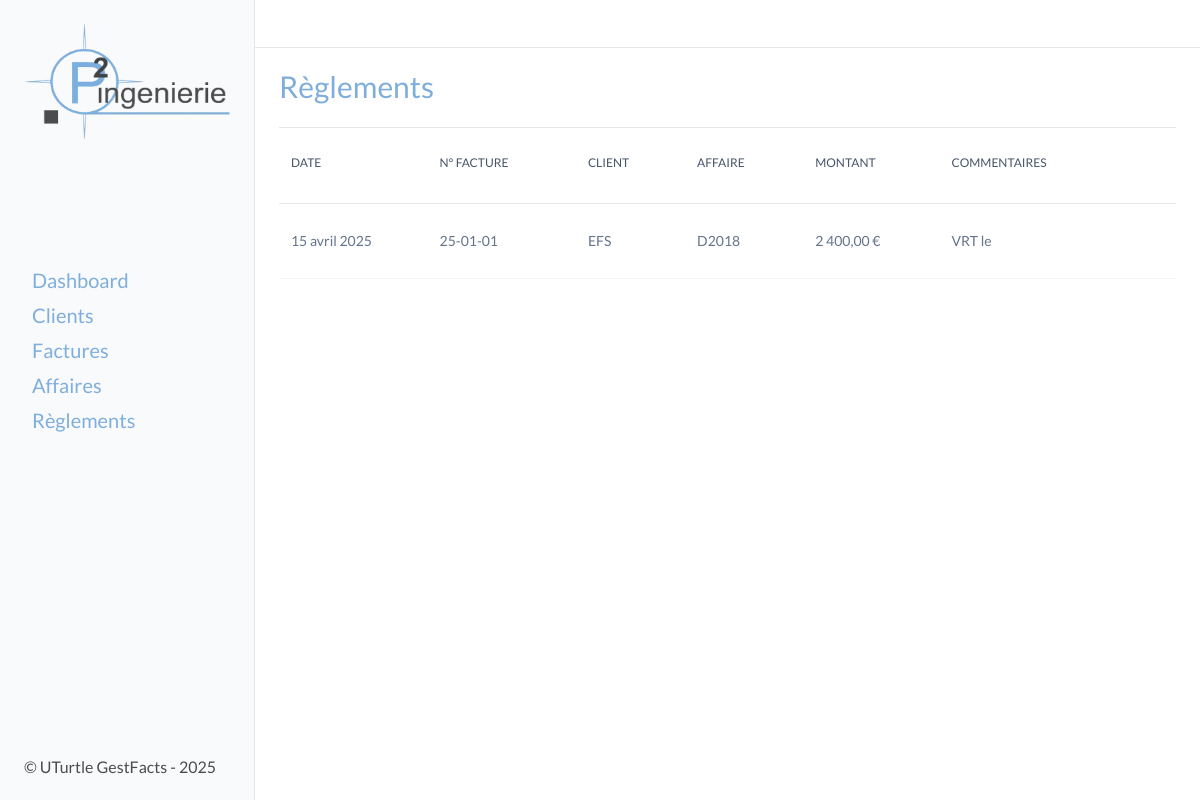
The app's page /factures/reglements/, older data.
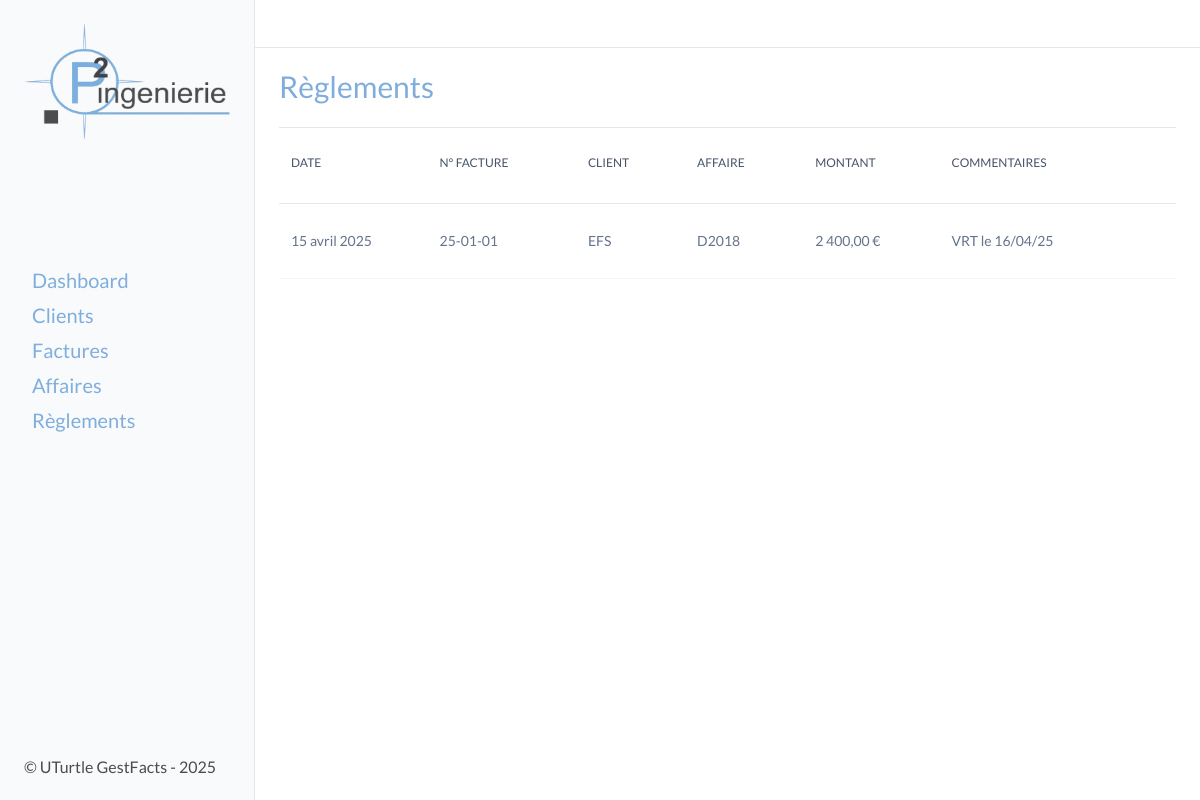
The same page, newer data.
### factures/models.py (models this page shows, shortened)
class Payment(models.Model):
    date = models.DateField()
    amount = models.DecimalField(max_digits=10, decimal_places=2)
    invoice = models.ForeignKey(Invoice, on_delete=models.CASCADE, related_name='payments')
    payment_method = models.CharField(max_length=50)
    class Meta:
        verbose_name = "Paiement"
        verbose_name_plural = "Paiements"
    def formatted_amount(self):
        return f"{self.amount:,.2f} €".replace(",", " ").replace(".", ",")

class Invoice(models.Model):
    TYPE_CHOICES = [
        ('facture', 'Facture'),
        ('avoir', 'Avoir'),
        ('proforma', 'Proforma'),
        ]
    STATUT_CHOICES = [
        ('a_payer', 'À payer'),
        ('partiellement_payee', 'Partiellement payée'),
        ('payee', 'Payée'),
        ('en_retard', 'En retard'),
        ('annulee', 'Annulée'),
    ]
    date = models.DateField()
    type = models.CharField(max_length=10, choices=TYPE_CHOICES, default='facture')
    affaire = models.ForeignKey('affaires.Affaire', on_delete=models.CASCADE, related_name="invoices")
    invoice_number = models.CharField(max_length=10, unique=True, db_index=True)
    client = models.ForeignKey('clients.Client', on_delete=models.SET_NULL, related_name='invoices', db_index=True, null=True)
    client_entity_name = models.CharField(max_length=100, blank=True, null=True)
    invoice_object = models.TextField(max_length=200)
    amount_ht = models.DecimalField(max_digits=10, decimal_places=2)
    vat_rate = models.DecimalField(max_digits=5, decimal_places=2, default=20.0)
    statut = models.CharField(max_length=20, choices=STATUT_CHOICES, default='a_payer')
    class Meta:
        verbose_name = "Facture"
        verbose_name_plural = "Factures"
    def __str__(self):
        client_name = self.client_entity_name if self.client is None else self.client.entity_name
        return self.invoice_number

### clients/models.py (models this page shows, shortened)
class Client(models.Model):
    entity_name = models.CharField(max_length=100)
    address = models.CharField(max_length=200, blank=True, null=True)
    zip_code = models.CharField(max_length=5, blank=True, null=True)
    city = models.CharField(max_length=100, blank=True, null=True)
    contact = models.CharField(max_length=100, blank=True, null=True)
    phone_number = models.CharField(max_length=10, blank=True, null=True)
    email = models.EmailField(blank=True, null=True)
    class Meta:
        verbose_name = "Client"
        verbose_name_plural = "Clients"

### affaires/models.py (models this page shows, shortened)
class Affaire(models.Model):
    client = models.ForeignKey('clients.Client', on_delete=models.SET_NULL, null=True, related_name='affaires')
    client_entity_name = models.CharField(max_length=100, blank=True, null=True)
    affaire_number = models.CharField(max_length=10, unique=True, db_index=True)
    affaire_description = models.TextField(max_length=200)
    budget = models.DecimalField(max_digits=10, decimal_places=2)
    class Meta:
        verbose_name = "Affaire"
        verbose_name_plural = "Affaires"

### factures/views.py (the view)
# urls.py: path('reglements/', reglements, name='reglements'),
def reglements(request):
    paiements = Payment.objects.all()
    factures = Invoice.objects.all()
    for facture in factures:
        if facture.client is None and not facture.client_entity_name:
            facture.client_entity_name = "Client supprimé"
            facture.save()
    return render(request, 'pages/factures/paiements.html', {'paiements': paiements, 'factures': factures})

### templates/pages/factures/paiements.html (shortened to what this page needs)
{% extends "base.html" %}
{% block content %}
<div class="title">
    <H2>Règlements</H2>
</div>
<section class="tableau">
    <table class="table">
        <thead>
            <tr>
                <th>
                    <div class="th-div">
                        <span>DATE</span>
                    </div>
                </th>
                <th>
                    <div class="th-div">
                        <span>N° FACTURE</span>
                    </div>
                </th>
                <th>
                    <div class="th-div">
                        <span>CLIENT</span>
                    </div>
                </th>
                <th>
                    <div class="th-div">
                        <span>AFFAIRE</span>
                    </div>
                </th>
                <th>
                    <div class="th-div">
                        <span>MONTANT</span>
                    </div>
                </th>
                <th>
                    <div class="th-div">
                        <span>COMMENTAIRES</span>
                    </div>
                </th>
                <th>
                    <div class="th-div">
                    </div>
                </th>
            </tr>
        </thead>
        {% if paiements %}
        <tbody>
            {% for paiement in paiements %}
            <tr data-url="{% url 'factures:reglement_detail' paiement.pk %}" class="clickable-row">
                <td clospan="1">
                    <div class="factures">
                        <p>{{ paiement.date }}</p>
                    </div>
                </td>
                <td clospan="1">
                    <div class="factures">
                        <a href="{% url 'factures:detail' paiement.invoice.id %}">
                            <p>{{ paiement.invoice }}</p>
                        </a>
                    </div>
                </td>
                <td clospan="1">
                    <div class="factures">
                        {% if paiement.invoice.client %}
                            <a href="{% url 'clients:detail' paiement.invoice.client.id %}">{{ paiement.invoice.client.entity_name }}</a>
                        {% else %}
                            {{ paiement.invoice.client_entity_name }}
                        {% endif %}
                    </div>
                </td>
                <td clospan="1">
                    <div class="factures">
                        <a href="">
                            <P>{{ paiement.invoice.affaire.affaire_number }}</P>
                        </a>
                    </div>
                </td>
                <td clospan="1">
                    <div class="factures">
                        <P>{{ paiement.formatted_amount }}</P>
                    </div>
                </td>
                <td clospan="1">
                    <div class="factures">
                        <p>{{ paiement.payment_method }}</p>
                    </div>
                </td>
                <td clospan="1">
                </td>
            </tr>
            {% endfor %}
        </tbody>
        {% endif %}
    </table>
</section>
{% endblock content %}

Row changes from the older to the newer data that the page shows:
changed Payment "EFS": payment_method "VRT le" → "VRT le 16/04/25"
